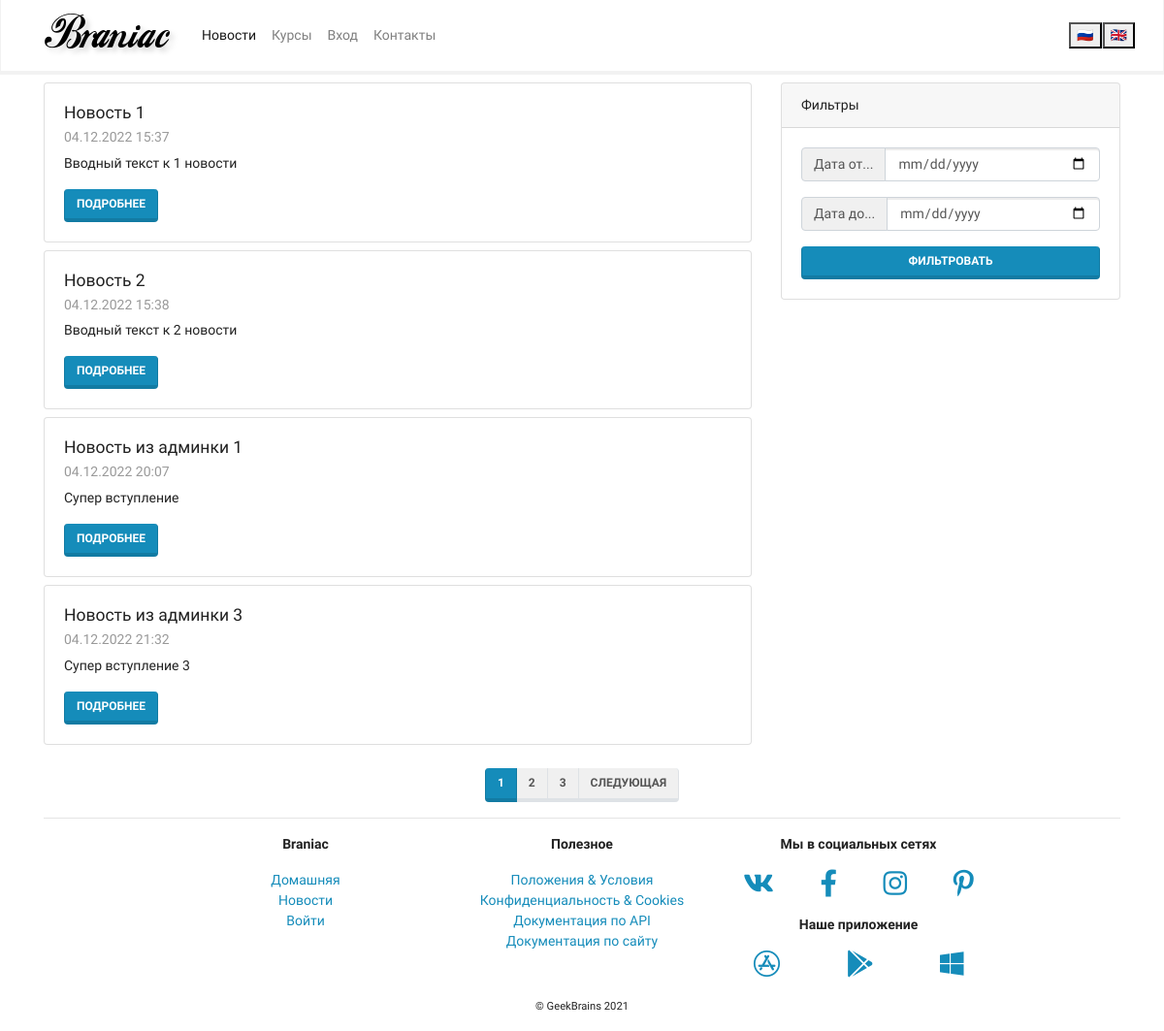
The page /mainapp/news/ on the database its author committed.
### mainapp/models.py (models this page shows, shortened)
class News(models.Model):  #для этого создаём класс, который наследуется от модуля models и в нём класс Model
    title = models.CharField(max_length=256, verbose_name='Заголовок')  # Это типы полей.
    preamble = models.CharField(max_length=1024, verbose_name='Вступление')
    body = models.TextField(verbose_name='Содержимое')  # сюда с помощью редактора передаётся html-разметка
    body_as_markdown = models.BooleanField(default=False, verbose_name='Разметка в формате Markdown')  # Это указатель,
    created_at = models.DateTimeField(auto_now_add=True, verbose_name='Создан')
    update_at = models.DateTimeField(auto_now=True, verbose_name='Обновлён')  # автоматичеки заполняется
    deleted = models.BooleanField(default=False, verbose_name='Удалено')  # это поле сообщает удалена запись или нет.
    class Meta:
        verbose_name = 'новость'
        verbose_name_plural = 'новости'  # plural - множественное число

### mainapp/views.py (the view)
# urls.py: path('news/', views.NewsListView.as_view(), name='news'),
class NewsListView(ListView):
    model = News  # Указываем какую модель используем
    paginate_by = 4  # стандартная настройка отображения количества новостей на странице
    def get_queryset(self):
        return super().get_queryset().filter(deleted=False)

### mainapp/context_processor.py (called while the page is built)
def my_context_processor(request):  # request - поступающий запрос
    return {
        'foo': ' город'  # на нужную страницу добавляем {{ foo }} и там отобразится ' город'
    }

### mainapp/templates/mainapp/news_list.html (shortened to what this page needs)
{% extends 'mainapp/base.html' %}
{% block content %}
  <div class="row">
    <div class="col-lg-8">
      {% for news_item in page_obj %}
        <div class="card my-2">
          <div class="card-body">
            <h5 class="card-title">{{ news_item.title }}</h5>
            <h6 class="card-subtitle mb-2 text-muted">{{ news_item.created_at|date:"d.m.Y H:i" }}</h6>
            <p class="card-text">{{ news_item.preamble }}</p>
            <div class="row">
              <div class="col">
                <a href="{% url 'mainapp:news_detail' news_item.pk %}" class="btn btn-primary">
                  Подробнее
                </a>
              </div>
            </div>
          </div>
        </div>
        {% endfor %}
      </div>
      <div class="col-lg-4">
        <div class="card my-2 sticky-top">
          <div class="card-header">
            Фильтры
          </div>
          <div class="card-body">
            <form action="">
              <div class="input-group mb-3">
                <div class="input-group-prepend">
                  <span class="input-group-text" id="basic-addon1">Дата от...</span>
                </div>
                <input type="date" class="form-control" name="dateFrom">
              </div>
              <div class="input-group mb-3">
                <div class="input-group-prepend">
                  <span class="input-group-text" id="basic-addon1">Дата до...</span>
                </div>
                <input type="date" class="form-control" name="dateTo">
              </div>
              <button type="submit" class="btn btn-primary btn-block">
                Фильтровать
              </button>
            </form>
          </div>
        </div>
      </div>
    </div>
    <div class="row justify-content-center align-items-center mt-3 mb-n3">
        <nav aria-label="Page navigation example">
            <ul class="pagination">
                {% for item in page_obj.paginator.page_range %}
                    <li class="page-item {% if item == page_obj.number %}active{% endif %}">
                        <a class="page-link" href="?page={{ item }}">
                            {{ item }}
                        </a>
                    </li>
                {% endfor %}
                {% if page_obj.has_next %}
                    <li class="page-item">
                        <a class="page-link" href="?page={{ page_obj.next_page_number }}">
                            Следующая
                        </a>
                    </li>
                {% endif %}
            </ul>
        </nav>
    </div>
{% endblock content %}

### rows shown on the page
News: title "Новость 1", created_at "04.12.2022 15:37", preamble "Вводный текст к 1 новости"
News: title "Новость 2", created_at "04.12.2022 15:38", preamble "Вводный текст к 2 новости"
News: title "Новость из админки 1", created_at "04.12.2022 20:07", preamble "Супер вступление"
News: title "Новость из админки 3", created_at "04.12.2022 21:32", preamble "Супер вступление 3"

### other values the page prints
{{ item }} "1" "2" "3"
